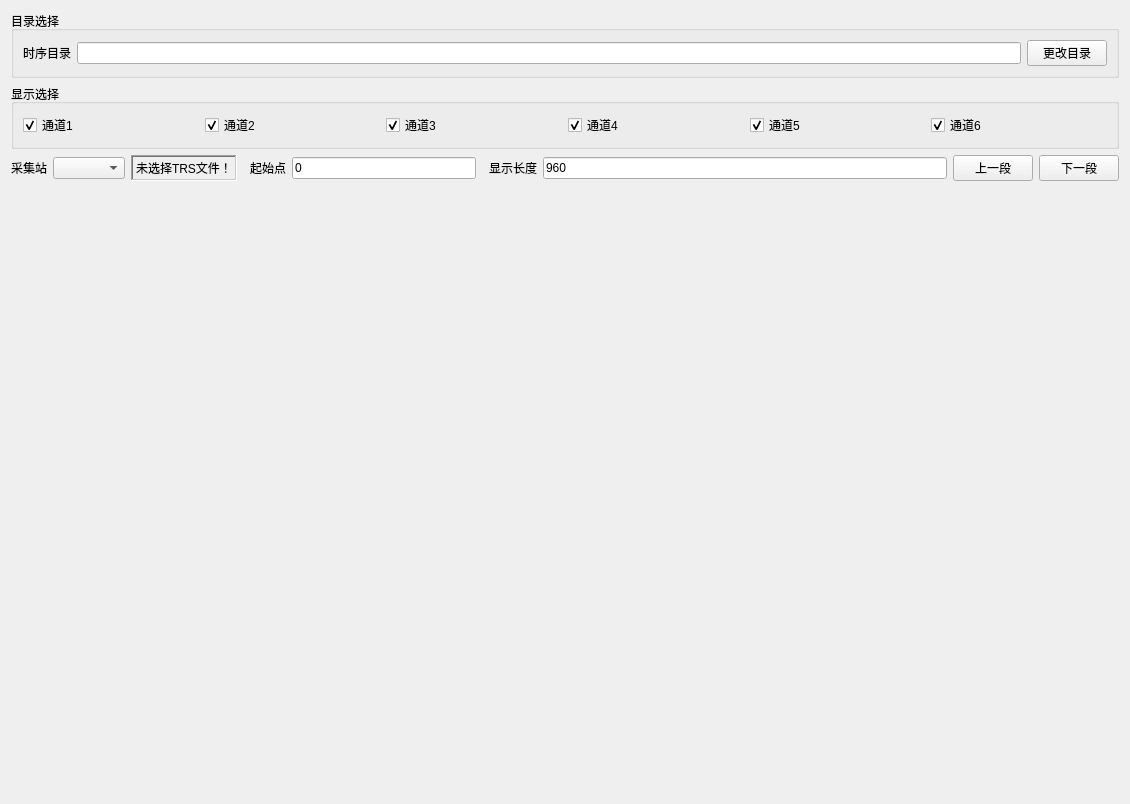
<?xml version="1.0" encoding="UTF-8"?>
<ui version="4.0">
 <class>CWdtTsPlot</class>
 <widget class="QWidget" name="CWdtTsPlot">
  <property name="geometry">
   <rect>
    <x>0</x>
    <y>0</y>
    <width>1130</width>
    <height>804</height>
   </rect>
  </property>
  <property name="windowTitle">
   <string>Form</string>
  </property>
  <layout class="QVBoxLayout" name="verticalLayout_2">
   <item>
    <layout class="QVBoxLayout" name="verticalLayout">
     <item>
      <widget class="QGroupBox" name="groupBox_2">
       <property name="title">
        <string>目录选择</string>
       </property>
       <layout class="QHBoxLayout" name="horizontalLayout_9">
        <item>
         <layout class="QHBoxLayout" name="horizontalLayout_8">
          <item>
           <widget class="QLabel" name="label_5">
            <property name="text">
             <string>时序目录</string>
            </property>
           </widget>
          </item>
          <item>
           <widget class="QLineEdit" name="edtTsDir">
            <property name="readOnly">
             <bool>true</bool>
            </property>
           </widget>
          </item>
          <item>
           <widget class="QPushButton" name="btnChangeTsDir">
            <property name="text">
             <string>更改目录</string>
            </property>
           </widget>
          </item>
         </layout>
        </item>
       </layout>
      </widget>
     </item>
     <item>
      <widget class="QGroupBox" name="groupBox">
       <property name="title">
        <string>显示选择</string>
       </property>
       <layout class="QHBoxLayout" name="horizontalLayout_2">
        <item>
         <layout class="QHBoxLayout" name="horizontalLayout">
          <item>
           <widget class="QCheckBox" name="chkCH1">
            <property name="text">
             <string>通道1</string>
            </property>
            <property name="checked">
             <bool>true</bool>
            </property>
           </widget>
          </item>
          <item>
           <widget class="QCheckBox" name="chkCH2">
            <property name="text">
             <string>通道2</string>
            </property>
            <property name="checked">
             <bool>true</bool>
            </property>
           </widget>
          </item>
          <item>
           <widget class="QCheckBox" name="chkCH3">
            <property name="text">
             <string>通道3</string>
            </property>
            <property name="checked">
             <bool>true</bool>
            </property>
           </widget>
          </item>
          <item>
           <widget class="QCheckBox" name="chkCH4">
            <property name="text">
             <string>通道4</string>
            </property>
            <property name="checked">
             <bool>true</bool>
            </property>
           </widget>
          </item>
          <item>
           <widget class="QCheckBox" name="chkCH5">
            <property name="text">
             <string>通道5</string>
            </property>
            <property name="checked">
             <bool>true</bool>
            </property>
           </widget>
          </item>
          <item>
           <widget class="QCheckBox" name="chkCH6">
            <property name="text">
             <string>通道6</string>
            </property>
            <property name="checked">
             <bool>true</bool>
            </property>
           </widget>
          </item>
         </layout>
        </item>
       </layout>
      </widget>
     </item>
     <item>
      <layout class="QHBoxLayout" name="horizontalLayout_5">
       <item>
        <layout class="QHBoxLayout" name="horizontalLayout_3">
         <item>
          <widget class="QLabel" name="label_4">
           <property name="text">
            <string>采集站</string>
           </property>
          </widget>
         </item>
         <item>
          <widget class="QComboBox" name="cmbStation"/>
         </item>
         <item>
          <widget class="QLabel" name="lbTsInfo">
           <property name="frameShape">
            <enum>QFrame::WinPanel</enum>
           </property>
           <property name="frameShadow">
            <enum>QFrame::Sunken</enum>
           </property>
           <property name="text">
            <string>未选择TRS文件！</string>
           </property>
          </widget>
         </item>
         <item>
          <widget class="QLabel" name="label">
           <property name="text">
            <string>  起始点</string>
           </property>
           <property name="alignment">
            <set>Qt::AlignRight|Qt::AlignTrailing|Qt::AlignVCenter</set>
           </property>
          </widget>
         </item>
         <item>
          <widget class="QLineEdit" name="edtStart">
           <property name="text">
            <string>0</string>
           </property>
          </widget>
         </item>
        </layout>
       </item>
       <item>
        <layout class="QHBoxLayout" name="horizontalLayout_4">
         <item>
          <widget class="QLabel" name="label_2">
           <property name="text">
            <string>  显示长度</string>
           </property>
           <property name="alignment">
            <set>Qt::AlignRight|Qt::AlignTrailing|Qt::AlignVCenter</set>
           </property>
          </widget>
         </item>
         <item>
          <widget class="QLineEdit" name="edtShowLen">
           <property name="text">
            <string>960</string>
           </property>
          </widget>
         </item>
        </layout>
       </item>
       <item>
        <widget class="QPushButton" name="btnTsSectPrev">
         <property name="text">
          <string>上一段</string>
         </property>
        </widget>
       </item>
       <item>
        <widget class="QPushButton" name="btnTsSectNext">
         <property name="text">
          <string>下一段</string>
         </property>
        </widget>
       </item>
      </layout>
     </item>
     <item>
      <widget class="WdtMonitorCh" name="plotCH1" native="true">
       <property name="sizePolicy">
        <sizepolicy hsizetype="Expanding" vsizetype="Expanding">
         <horstretch>0</horstretch>
         <verstretch>0</verstretch>
        </sizepolicy>
       </property>
      </widget>
     </item>
     <item>
      <widget class="WdtMonitorCh" name="plotCH2" native="true">
       <property name="sizePolicy">
        <sizepolicy hsizetype="Preferred" vsizetype="Expanding">
         <horstretch>0</horstretch>
         <verstretch>0</verstretch>
        </sizepolicy>
       </property>
      </widget>
     </item>
     <item>
      <widget class="WdtMonitorCh" name="plotCH3" native="true">
       <property name="sizePolicy">
        <sizepolicy hsizetype="Preferred" vsizetype="Expanding">
         <horstretch>0</horstretch>
         <verstretch>0</verstretch>
        </sizepolicy>
       </property>
      </widget>
     </item>
     <item>
      <widget class="WdtMonitorCh" name="plotCH4" native="true">
       <property name="sizePolicy">
        <sizepolicy hsizetype="Preferred" vsizetype="Expanding">
         <horstretch>0</horstretch>
         <verstretch>0</verstretch>
        </sizepolicy>
       </property>
      </widget>
     </item>
     <item>
      <widget class="WdtMonitorCh" name="plotCH5" native="true">
       <property name="sizePolicy">
        <sizepolicy hsizetype="Preferred" vsizetype="Expanding">
         <horstretch>0</horstretch>
         <verstretch>0</verstretch>
        </sizepolicy>
       </property>
      </widget>
     </item>
     <item>
      <widget class="WdtMonitorCh" name="plotCH6" native="true">
       <property name="sizePolicy">
        <sizepolicy hsizetype="Preferred" vsizetype="Expanding">
         <horstretch>0</horstretch>
         <verstretch>0</verstretch>
        </sizepolicy>
       </property>
      </widget>
     </item>
    </layout>
   </item>
  </layout>
 </widget>
 <customwidgets>
  <customwidget>
   <class>WdtMonitorCh</class>
   <extends>QWidget</extends>
   <header location="global">wdt_monitor_ch.h</header>
   <container>1</container>
  </customwidget>
 </customwidgets>
 <resources/>
 <connections/>
</ui>
